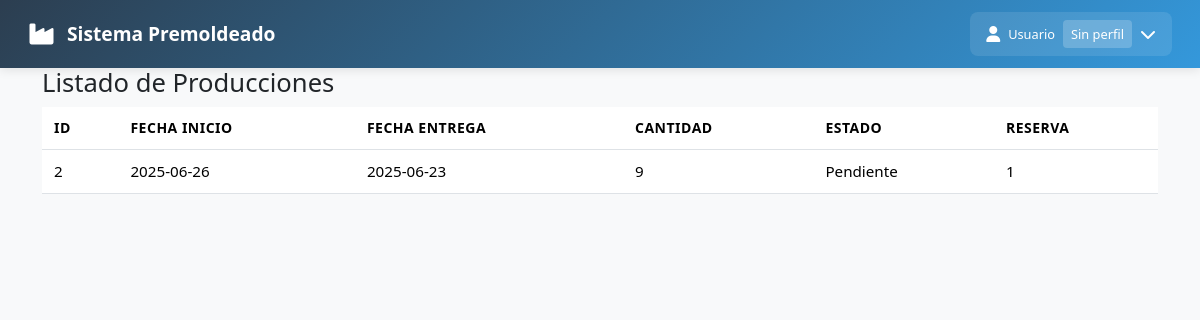
The app's page /index.php?controller=produccion&action=listado (signed in) with its own data.
### tables this page shows
CREATE TABLE `produccion` (
  `id` int(10) UNSIGNED NOT NULL,
  `fecha_inicio` date NOT NULL,
  `fecha_entrega` date DEFAULT NULL,
  `cantidad` int(11) NOT NULL,
  `estado_produccion_id` int(11) NOT NULL,
  `reserva_id` int(11) NOT NULL
);

CREATE TABLE `estado_produccion` (
  `id` int(11) NOT NULL,
  `nombre` varchar(45) NOT NULL
);

### controllers/ProduccionController.php (called while the page is built, shortened)
<?php
require_once __DIR__ . '/../models/Produccion.php';
class ProduccionController {
    public function listado() {
        require_once __DIR__ . '/../models/Produccion.php';
        $items = Produccion::listar();
        require_once __DIR__ . '/../views/pages/produccion/listado_produccion.php';
    }
}

### models/Produccion.php (called while the page is built, shortened)
<?php
class Produccion {
    public static function listar() {
        $db = Database::getInstance()->getConnection();
        try {
            $stmt = $db->prepare('SELECT p.id, p.fecha_inicio, p.fecha_entrega, p.cantidad, ep.nombre AS estado, p.reserva_id FROM produccion p INNER JOIN estado_produccion ep ON p.estado_produccion_id = ep.id');
            $stmt->execute();
            return $stmt->fetchAll(PDO::FETCH_ASSOC);
        } catch (Exception $e) {
            $stmt = $db->prepare('SELECT id, fecha_inicio, fecha_entrega, cantidad, estado_produccion_id, reserva_id FROM produccion');
            $stmt->execute();
            return $stmt->fetchAll(PDO::FETCH_ASSOC);
        }
        $stmt->execute();
        return $stmt->fetchAll(PDO::FETCH_ASSOC);
    }
}

### views/pages/produccion/listado_produccion.php (the view)
<?php
require_once __DIR__ . '/../../layouts/header.php';
?>
<div class="container">
    <h2>Listado de Producciones</h2>
    <table class="table">
        <thead>
            <tr>
                <th>ID</th>
                <th>Fecha Inicio</th>
                <th>Fecha Entrega</th>
                <th>Cantidad</th>
                <th>Estado</th>
                <th>Reserva</th>
            </tr>
        </thead>
        <tbody>
            <?php if (!empty($items)): ?>
                <?php foreach ($items as $prod): ?>
                    <tr>
                        <td><?= htmlspecialchars($prod['id']) ?></td>
                        <td><?= htmlspecialchars($prod['fecha_inicio']) ?></td>
                        <td><?= htmlspecialchars($prod['fecha_entrega']) ?></td>
                        <td><?= htmlspecialchars($prod['cantidad']) ?></td>
                        <td><?= htmlspecialchars($prod['estado'] ?? $prod['estado_produccion_id']) ?></td>
                        <td><?= htmlspecialchars($prod['reserva_id']) ?></td>
                    </tr>
                <?php endforeach; ?>
            <?php else: ?>
                <tr><td colspan="6">No hay producciones registradas.</td></tr>
            <?php endif; ?>
        </tbody>
    </table>
</div>

### assets/css/style.css (style rules this page uses)
* { box-sizing: border-box; margin: 0; padding: 0; }
html, body { overflow-x: hidden; max-width: 100vw; width: 100%; }
body { font-family: 'Segoe UI', Tahoma, Geneva, Verdana, sans-serif; background-color: #f8f9fa; line-height: 1.6; }
@media (max-width: 1399px) and (min-width: 768px) { :root { --primary-color: #3498db; --secondary-color: #2c3e50; --success-color: #27ae60; --danger-color: #e74c3c; --warning-color: #f39c12; --info-color: #17a2b8; --light-color: #f8f9fa; --dark-color: #343a40; --border-radius: 0.5rem; --box-shadow: 0 2px 10px rgba(0, 0, 0, 0.1); --transition: all 0.3s ease; } }
@media (max-width: 1399px) and (min-width: 768px) { .table { margin-bottom: 0; white-space: nowrap; } }
@media (max-width: 1399px) and (min-width: 768px) { .table thead th { border-top: none; font-weight: 600; text-transform: uppercase; font-size: 0.875rem; letter-spacing: 0.5px; } }
@media (max-width: 1399px) and (min-width: 768px) { * { box-sizing: border-box; } }
@media (max-width: 1399px) and (min-width: 768px) { *:before, *:after { box-sizing: border-box; } }
@media (max-width: 1399px) and (min-width: 768px) { .table { min-width: 100%; width: 100%; } }
@media (min-width: 992px) and (max-width: 1366px) { .table { font-size: 0.95rem; } }
@media (min-width: 992px) and (max-width: 1366px) { .table th, .table td { padding: 0.6rem 0.75rem; } }
@media (min-width: 992px) and (max-width: 1366px) { h2 { font-size: 1.6rem; } }

### records on screen
produccion: id "2", fecha_inicio "2025-06-26", fecha_entrega "2025-06-23", cantidad "9", estado_produccion.nombre "Pendiente", reserva "1"

### other values on screen
$usuario_nombre "Usuario"
$perfil_nombre "Sin perfil"
